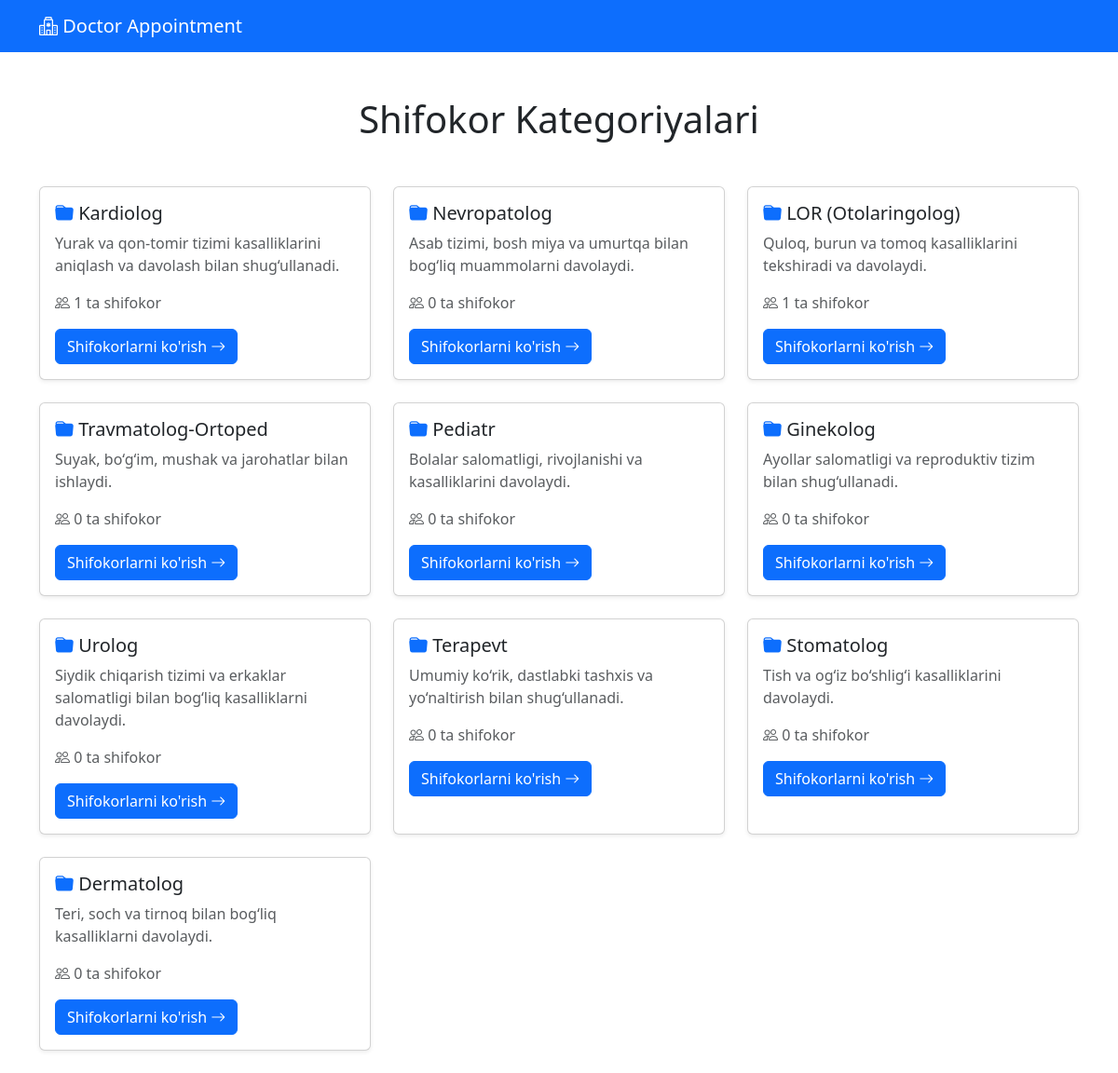
The page / on the database its author committed.
### booking/models.py (models this page shows, shortened)
class Category(models.Model):
    name = models.CharField(max_length=200, verbose_name="Kategoriya nomi")
    description = models.TextField(blank=True, verbose_name="Tavsif")
    created_at = models.DateTimeField(auto_now_add=True)
    updated_at = models.DateTimeField(auto_now=True)
    class Meta:
        verbose_name = "Kategoriya"
        verbose_name_plural = "Kategoriyalar"
        ordering = ["name"]

### booking/views.py (the view)
# urls.py: path('', views.category_list, name='category_list'),
def category_list(request):
    categories = Category.objects.annotate(
        doctor_count=Count('doctors')
    ).all()
    return render(request, 'booking/category_list.html', {
        'categories': categories
    })

### booking/templates/booking/category_list.html (shortened to what this page needs)
<!DOCTYPE html>
<html lang="uz">
<head>
    <link href="https://cdn.jsdelivr.net/npm/bootstrap@5.3.0/dist/css/bootstrap.min.css" rel="stylesheet">
    <link rel="stylesheet" href="https://cdn.jsdelivr.net/npm/bootstrap-icons@1.11.0/font/bootstrap-icons.css">
</head>
<body>
    <nav class="navbar navbar-expand-lg navbar-dark bg-primary">
        <div class="container">
            <a class="navbar-brand" href="{% url 'booking:category_list' %}">
                <i class="bi bi-hospital"></i> Doctor Appointment
            </a>
        </div>
    </nav>
    <div class="container mt-5">
        <h1 class="text-center mb-5">Shifokor Kategoriyalari</h1>
        {% if categories %}
            <div class="row">
                {% for category in categories %}
                    <div class="col-md-4 mb-4">
                        <div class="card h-100 shadow-sm">
                            <div class="card-body">
                                <h5 class="card-title">
                                    <i class="bi bi-folder-fill text-primary"></i> {{ category.name }}
                                </h5>
                                {% if category.description %}
                                    <p class="card-text text-muted">{{ category.description|truncatewords:15 }}</p>
                                {% endif %}
                                <p class="text-muted">
                                    <i class="bi bi-people"></i> {{ category.doctor_count }} ta shifokor
                                </p>
                                <a href="{% url 'booking:doctor_list' category.id %}" class="btn btn-primary">
                                    Shifokorlarni ko'rish <i class="bi bi-arrow-right"></i>
                                </a>
                            </div>
                        </div>
                    </div>
                {% endfor %}
            </div>
        {% else %}
            <div class="alert alert-info text-center">
                <i class="bi bi-info-circle"></i> Hozircha kategoriyalar mavjud emas.
            </div>
        {% endif %}
    </div>
</body>
</html>

### rows shown on the page
Category: name "Kardiolog", description "Yurak va qon-tomir tizimi kasalliklarini aniqlash va davolash bilan shug‘ullanadi.", doctor_count "1"
Category: name "Nevropatolog", description "Asab tizimi, bosh miya va umurtqa bilan bog‘liq muammolarni davolaydi.", doctor_count "0"
Category: name "LOR (Otolaringolog)", description "Quloq, burun va tomoq kasalliklarini tekshiradi va davolaydi.", doctor_count "1"
Category: name "Travmatolog-Ortoped", description "Suyak, bo‘g‘im, mushak va jarohatlar bilan ishlaydi.", doctor_count "0"
Category: name "Pediatr", description "Bolalar salomatligi, rivojlanishi va kasalliklarini davolaydi.", doctor_count "0"
Category: name "Ginekolog", description "Ayollar salomatligi va reproduktiv tizim bilan shug‘ullanadi.", doctor_count "0"
Category: name "Urolog", description "Siydik chiqarish tizimi va erkaklar salomatligi bilan bog‘liq kasalliklarni davolaydi.", doctor_count "0"
Category: name "Terapevt", description "Umumiy ko‘rik, dastlabki tashxis va yo‘naltirish bilan shug‘ullanadi.", doctor_count "0"
Category: name "Stomatolog", description "Tish va og‘iz bo‘shlig‘i kasalliklarini davolaydi.", doctor_count "0"
Category: name "Dermatolog", description "Teri, soch va tirnoq bilan bog‘liq kasalliklarni davolaydi.", doctor_count "0"
